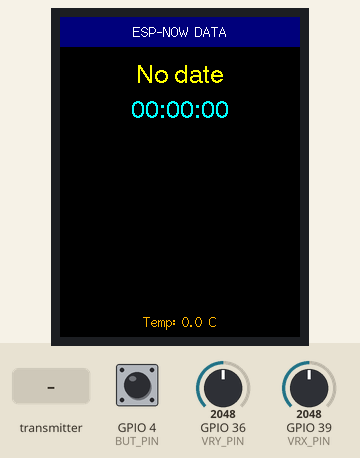
The program below on a simulated ESP32. On the bench: 240×320 colour display. Inputs (shaded band) come from the test bench; at power-on: GPIO 39 (VRX_PIN) = 2048, GPIO 4 (BUT_PIN) HIGH, GPIO 36 (VRY_PIN) = 2048. What the program prints to the serial monitor is not drawn.

Above: at 1.4 s.
1.5 s: GPIO 39 (VRX_PIN) set to 2956
3.0 s: GPIO 39 (VRX_PIN) set to 3062
At 4.7 s:
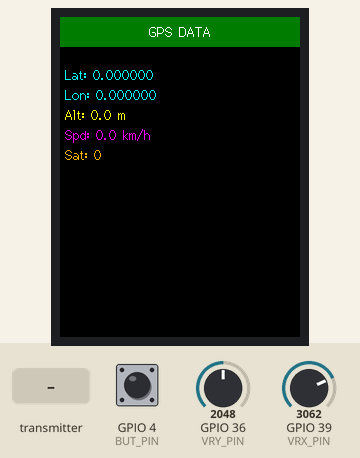
5.0 s: the transmitter starts sending lat = 100
At 6.3 s:
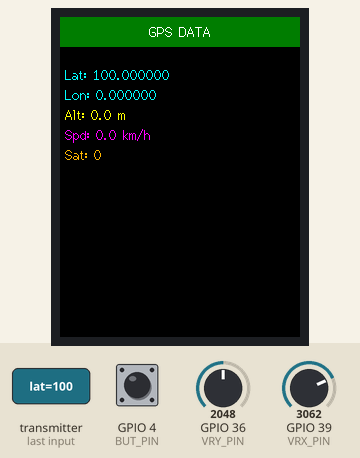
7.0 s: the transmitter starts sending lon = 50
At 7.9 s:
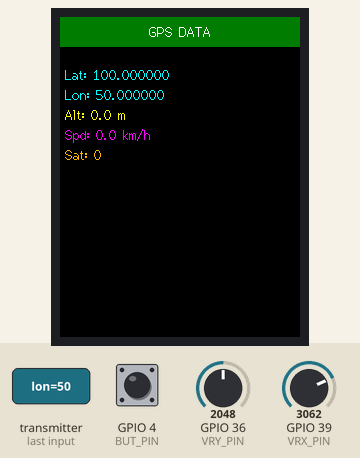
8.8 s: the transmitter starts sending speed = 50
At 9.5 s:
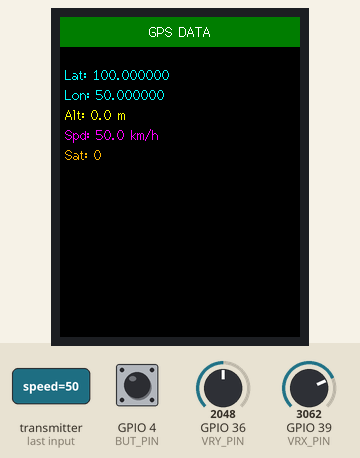
10.5 s: the transmitter starts sending alt = 100
At 11.5 s:
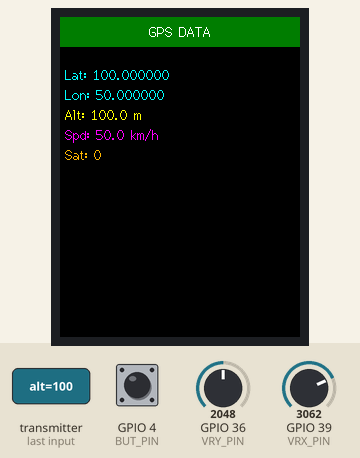
Timing chart, 0 to 13.3 s (numbered marks = the images above; inputs shaded):
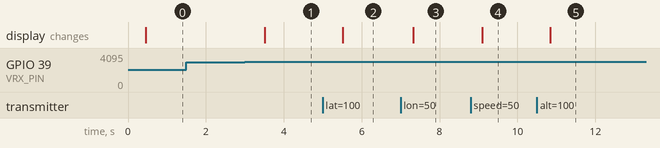

Measured:
- the behaviour switches between 3000 and 3001 on GPIO 39 (VRX_PIN) (found by bisection; images 0 and 1)
- after the input at 1.5 s, every drawn part: stays the same
- after the input at 3.0 s, the display: changes after 0.51 s (image 1)
- after the input at 5.0 s, the display: changes after 0.51 s (image 2)
- after the input at 7.0 s, the display: changes after 0.32 s (image 3)
- after the input at 8.8 s, the display: changes after 0.29 s (image 4)
- after the input at 10.5 s, the display: changes after 0.34 s (image 5)

The program:

main.cpp
```cpp
// ESP32 Feather MAC: XX:XX:XX:XX:XX:XX
// Отримує дані через ESP-NOW і виводить на TFT Display 1.8

// --- ESP-NOW ---
#include <esp_now.h>
#include <WiFi.h>

// --- Джойстик і кнопка ---
#include <Arduino.h>
#include <ezButton.h>

// --- TFT Display 1.8 ---
#include <SPI.h>
#include <TFT_eSPI.h>

// --- Піни джойстика ---
#define VRX_PIN  39  // X-вісь
#define VRY_PIN  36  // Y-вісь
#define BUT_PIN  4  // Кнопка

// --- Пороги для напрямків ---
#define LEFT_THRESHOLD   1000
#define RIGHT_THRESHOLD  3000
#define UP_THRESHOLD     1000
#define DOWN_THRESHOLD   3000

// --- Прототипи функцій ---
void ButSet();
void JoySet();

// --- Малювання заголовків ---
void drawEspNowHeader();
void drawGPSHeader();
void drawGasHeader();

// --- Оновлення динамічних даних ---
void updateEspNowData();
void updateGPSData();
void updateGasData();

// --- Змінні для керування екранами ---
int currentScreen = 0;   // 0 - MQ-2, 1 - GPS, 2 - Date/Time
const int totalScreens = 3; // Кількість екранів
int lastScreen = -1; // Запам’ятовування попереднього екрану

// --- Структура даних (має збігатись з передавачем) ---
typedef struct {
    char textd[32];
    float t;          // Температура
    float lat, lon;         // GPS координати
    float speed;            // Швидкість
    int satellites;         // К-сть супутників
    float alt;              // Висота
    int year, month, day;   // Дата
    int hour, minute, second; // Час
    float lpgMQ, coMQ, smokeMQ; // Зріджений газ, чадний газ, дим
    int sensorHumiditySoil; // Вологість грунту
} struct_message;

struct_message myData; // Буфер отриманих даних

TFT_eSPI tft = TFT_eSPI(); // Викликати бібліотеку, контакти, визначені в User_Setup.h
TFT_eSprite spr = TFT_eSprite(&tft); // Спрайт (RAM-буфер): малюємо тут, потім pushSprite() виводить на дисплей (дисплей оновлює тільки текст)
ezButton button(BUT_PIN);  // Кнопка з антидребезгом

// --- Стан джойстика ---
enum State { IDLE, LEFT, RIGHT, UP, DOWN };
State lastState = IDLE;

// --- Обробка отриманих даних ---
void OnDataRecv(const uint8_t * mac, const uint8_t *incomingData, int len) {
  memcpy(&myData, incomingData, sizeof(myData));
  Serial.printf("Bytes received: %d\n", len);
  Serial.printf("Char: %s\n", myData.textd);
  Serial.printf("Temp: %.1f\n", myData.t);
  Serial.printf("Lat: %.6f\n", myData.lat);
  Serial.printf("Lon: %.6f\n", myData.lon);
  Serial.printf("Speed: %.1f\n", myData.speed);
  Serial.printf("Satellites: %d\n", myData.satellites);
  Serial.printf("Height: %.1f\n", myData.alt);
  Serial.printf("Date: %02d/%02d/%04d\n", myData.day, myData.month, myData.year);
  Serial.printf("Time: %02d:%02d:%02d\n", myData.hour, myData.minute, myData.second);
  Serial.printf("LPQ: %.1f\n", myData.lpgMQ);
  Serial.printf("CO: %.1f\n", myData.coMQ);
  Serial.printf("Smoke: %.1f\n", myData.smokeMQ);
  Serial.printf("Humidity Soil: %d%%\n", myData.sensorHumiditySoil);
  Serial.printf("Struct size: %d bytes\n\n", sizeof(myData));
}

void setup() {
  tft.init(); // Ініціалізація дисплею
  tft.setRotation(2); // Повертаємо дисплей на 90 градусів
  tft.fillScreen(TFT_BLACK); // Очищаємо екран чорним кольором

  spr.createSprite(tft.width(), tft.height()); // Виділяємо RAM під "віртуальний екран", на якому малюємо, а потім цілком відображаємо його на дисплей (pushSprite)

  Serial.begin(115200);

  WiFi.mode(WIFI_STA); // Режим станції

  if (esp_now_init() != ESP_OK) {
    Serial.println("ESP-NOW init failed");
    return;
  }

  esp_now_register_recv_cb(OnDataRecv); // Реєстрація callback

  analogSetAttenuation(ADC_11db); // ADC до 3.3В
  button.setDebounceTime(30);     // Антидребезг кнопки
}

void loop() {
  ButSet(); // Перевірка стану кнопки
  JoySet(); // Перевірка стану джойстика

  // Малюємо новий фон та заголовок тільки при зміні екрану
  if (currentScreen != lastScreen) {
      spr.fillSprite(TFT_BLACK); // очистка всього спрайта
      lastScreen = currentScreen;
      switch(currentScreen) {
            case 0: drawEspNowHeader(); break;
            case 1: drawGPSHeader(); break;
            case 2: drawGasHeader(); break;
      }
  }

  // Постійно оновлюємо динамічний текст
  switch(currentScreen) {
        case 0: updateEspNowData(); break;
        case 1: updateGPSData(); break;
        case 2: updateGasData(); break;
  }

  spr.pushSprite(0,0); // Вивід спрайта на екран
  delay(200); // оновлення 5 разів на секунду
}

// --- Функція для обробки рухів джойстика ---
void JoySet(){

  int xVal = analogRead(VRX_PIN);  // Читаємо значення осі X
  int yVal = analogRead(VRY_PIN);  // Читаємо значення осі Y

  State currentState = IDLE;       // Поточний стан джойстика, за замовчуванням — IDLE
  static uint32_t tmr;             // Локальний таймер для "debounce" (затримка між спрацюваннями)

  // Пріоритет перевірки: спочатку вісь X, потім вісь Y
  if (xVal < LEFT_THRESHOLD) currentState = LEFT;       // Якщо X нижче порога — рух вліво
  else if (xVal > RIGHT_THRESHOLD) currentState = RIGHT; // Якщо X вище порога — рух вправо
  else if (yVal < UP_THRESHOLD) currentState = UP;       // Якщо Y нижче порога — рух вгору
  else if (yVal > DOWN_THRESHOLD) currentState = DOWN;   // Якщо Y вище порога — рух вниз

   if (millis() - tmr >= 150) {
        tmr = millis();
        if (currentState != lastState) {
            if (currentState == LEFT) {
                currentScreen--;
                if (currentScreen < 0) currentScreen = totalScreens-1;
            } else if (currentState == RIGHT) {
                currentScreen++;
                if (currentScreen >= totalScreens) currentScreen = 0;
            }
            lastState = currentState;
        }
    }
}


// --- Функція для обробки кнопки ---
void ButSet(){
  button.loop(); // Оновлюємо стан кнопки (потрібно викликати в кожній ітерації loop)

  if(button.isPressed()) {// Якщо кнопка була натиснута
    Serial.println("The button is pressed");
    currentScreen = 0;    // Перемикаємо на екран з датою і часом
  }
}

// --- Вивід основної інформації ---
void drawEspNowHeader() {
  spr.fillRect(0,0,spr.width(),30,TFT_NAVY);
  spr.setTextDatum(MC_DATUM);
  spr.setTextColor(TFT_WHITE,TFT_NAVY);
  spr.setTextFont(2);
  spr.drawString("ESP-NOW DATA", spr.width()/2, 15);
}

void drawGPSHeader() {
  spr.fillRect(0,0,spr.width(),30,TFT_DARKGREEN);
  spr.setTextDatum(MC_DATUM);
  spr.setTextColor(TFT_WHITE,TFT_DARKGREEN);
  spr.setTextFont(2);
  spr.drawString("GPS DATA", spr.width()/2, 15);
}

void drawGasHeader() {
  spr.fillRect(0,0,spr.width(),30,TFT_MAROON);
  spr.setTextDatum(MC_DATUM);
  spr.setTextColor(TFT_WHITE,TFT_MAROON);
  spr.setTextFont(2);
  spr.drawString("MQ-2 DATA", spr.width()/2, 15);
}

// --- Оновлення динамічних даних ---
void updateEspNowData() {
  spr.fillRect(0,30,spr.width(), spr.height()-30, TFT_BLACK);

  char buf[32];
  // Дата
  if (myData.year>2000) sprintf(buf,"%02d/%02d/%04d",myData.day,myData.month,myData.year);
  else sprintf(buf,"No date");
  spr.setTextDatum(MC_DATUM);
  spr.setTextColor(TFT_YELLOW,TFT_BLACK);
  spr.setTextFont(4);
  spr.drawString(buf, spr.width()/2, 60);

  // Час
  if (myData.hour>=0) sprintf(buf,"%02d:%02d:%02d",myData.hour,myData.minute,myData.second);
  else sprintf(buf,"No time");
  spr.setTextColor(TFT_CYAN,TFT_BLACK);
  spr.setTextFont(4);
  spr.drawString(buf, spr.width()/2, 95);

  // Температура
  sprintf(buf,"Temp: %.1f C",myData.t);
  spr.setTextFont(2);
  spr.setTextColor(TFT_ORANGE,TFT_BLACK);
  spr.drawString(buf, spr.width()/2, spr.height()-15);
}

void updateGPSData() {
  spr.fillRect(0,30,spr.width(), spr.height()-30, TFT_BLACK);

  char buf[40];
  spr.setTextDatum(TL_DATUM);

  //GPS
  spr.setTextColor(TFT_CYAN,TFT_BLACK);
  sprintf(buf,"Lat: %.6f",myData.lat); spr.drawString(buf,5,50);
  sprintf(buf,"Lon: %.6f",myData.lon); spr.drawString(buf,5,70);

  spr.setTextColor(TFT_YELLOW,TFT_BLACK);
  sprintf(buf,"Alt: %.1f m",myData.alt); spr.drawString(buf,5,90);

  spr.setTextColor(TFT_MAGENTA,TFT_BLACK);
  sprintf(buf,"Spd: %.1f km/h",myData.speed); spr.drawString(buf,5,110);

  spr.setTextColor(TFT_ORANGE,TFT_BLACK);
  sprintf(buf,"Sat: %d",myData.satellites); spr.drawString(buf,5,130);
}

void updateGasData() {
  spr.fillRect(0,30,spr.width(), spr.height()-30, TFT_BLACK);

  char buf[30];
  spr.setTextDatum(TL_DATUM);

  //MQ-2
  spr.setTextColor(TFT_ORANGE,TFT_BLACK);
  sprintf(buf,"CO: %.2f ppm",myData.coMQ); spr.drawString(buf,5,40);

  spr.setTextColor(TFT_RED,TFT_BLACK);
  sprintf(buf,"Smoke: %.2f ppm",myData.smokeMQ); spr.drawString(buf,5,60);

  spr.setTextColor(TFT_YELLOW,TFT_BLACK);
  sprintf(buf,"LPG: %.2f ppm",myData.lpgMQ); spr.drawString(buf,5,80);

  //Capacitive Soil Moisture Sensor
  spr.setTextColor(TFT_CYAN,TFT_BLACK);
  sprintf(buf,"HumiditySoil: %d%%",myData.sensorHumiditySoil); spr.drawString(buf,5,100);

  //Розмір даних, які передаються
  sprintf(buf,"Struct size: %d", sizeof(myData));
  spr.setTextFont(2);
  spr.setTextColor(TFT_GREEN,TFT_BLACK);
  spr.drawString(buf, 16, 130);
}
```
